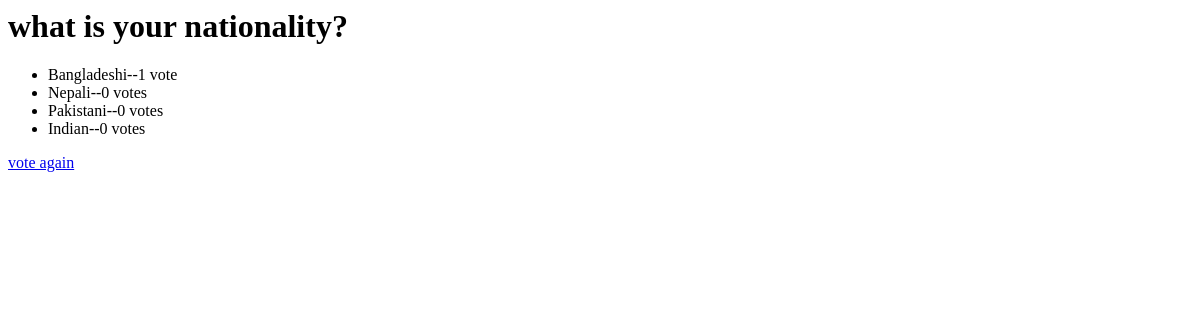
/polls/2/results, run on an earlier commit of the app's database.
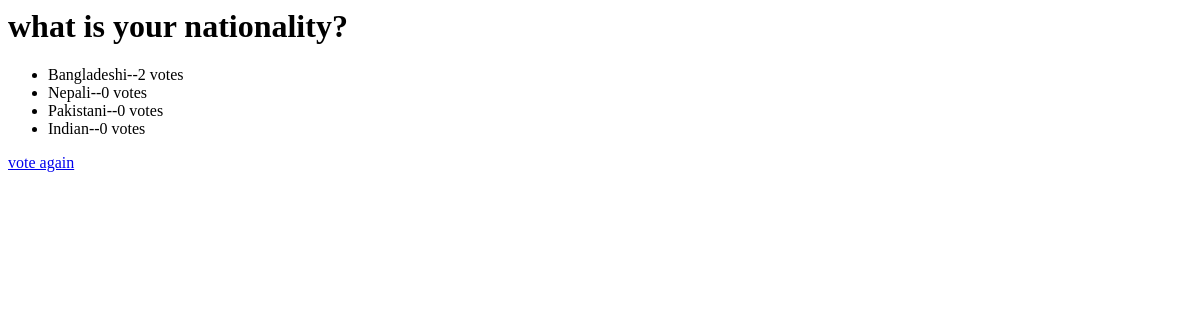
And on a later commit of the database.
### polls/models.py (models this page shows, shortened)
class Choice(models.Model):
    question = models.ForeignKey(Question, on_delete=models.CASCADE)
    choice_text = models.CharField(max_length=200)
    votes = models.IntegerField(default=0)

### polls/views.py (the view)
# urls.py: path("<int:pk>/results", views.ResultsView.as_view(), name="results"),
class ResultsView(generic.DetailView):
    model = Question
    template_name = "polls/results.html"
    def get_queryset(self):
        return Question.objects.filter(pub_date__lte=timezone.now())

### polls/templates/polls/results.html
{% block content %}
    <h1>{{ question.question_text }}</h1>
    <ul>
        {% for choice in question.choice_set.all %}
            <li>{{ choice.choice_text }}--{{ choice.votes }} vote{{ choice.votes|pluralize }}</li>
        {% endfor %}
    </ul>
    <a href="{% url 'polls:detail' question.id %}"> vote again</a>
{% endblock %}

What changed in the data, as far as the page shows it:
changed Choice "Bangladeshi": votes "1" → "2"
